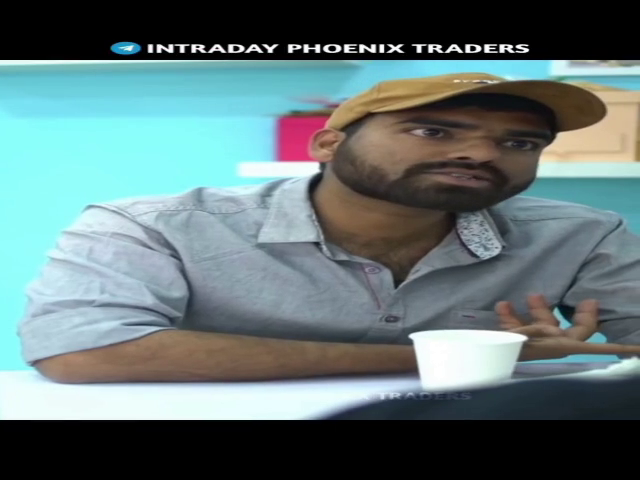
#> input picture frame 22 of video.mp4, 640 x 480 px
$ python bounce.py
#> lines starting #> are read from the running program, lines starting #| are printed output that depends on the picture; after the words box and inside, x2 and y2 are one past the last pixel; in counts of white or black regions, pixels touching at a corner belong together
import cv2
import numpy as np
import pandas as pd

# Replace these with the coordinates obtained from point_coordinates.py
pts1 = np.float32([(100, 200), (700, 200), (100, 350), (700, 350)])  # Example coordinates
pts2 = np.float32([(0, 0), (800, 0), (0, 400), (800, 400)])

# Get perspective transform matrix
matrix = cv2.getPerspectiveTransform(pts1, pts2)

# Set HSV bounds (replace with values from mask.py)
lower_bound = np.array([30, 150, 50])
upper_bound = np.array([90, 255, 255])

def detect_ball(frame):
    hsv = cv2.cvtColor(frame, cv2.COLOR_BGR2HSV)
    mask = cv2.inRange(hsv, lower_bound, upper_bound)
    contours, _ = cv2.findContours(mask, cv2.RETR_EXTERNAL, cv2.CHAIN_APPROX_SIMPLE)
    if contours:
        return max(contours, key=cv2.contourArea)
    return None

def get_ball_region(y):
    if y < 200:
        return 1
    elif y < 300:
        return 2
    elif y < 350:
        return 3
    else:
        return 'out_of_bound'

def main():
    video = cv2.VideoCapture('video.mp4')
    bounce_count = 0
    last_y = 0
    bounces = []

    while video.isOpened():
        ret, frame = video.read()
#> frame is the input picture: shape (480, 640, 3); mean B, G, R 118, 117, 97.8
        if not ret:
            break

        warped_frame = cv2.warpPerspective(frame, matrix, (800, 400))
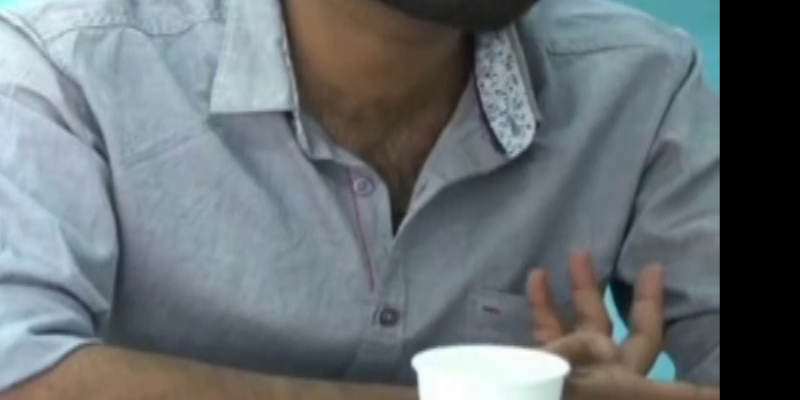
#> warped_frame: shape (400, 800, 3); mean B, G, R 117.6, 113.6, 106.1
        ball_contour = detect_ball(warped_frame)
#> in detect_ball, `hsv = cv2.cvtColor(frame, cv2.COLOR_BGR2HSV)`: hsv: shape (400, 800, 3); mean H, S, V 76.6, 44.2, 123.1
#> in detect_ball, `mask = cv2.inRange(hsv, lower_bound, upper_bound)`:
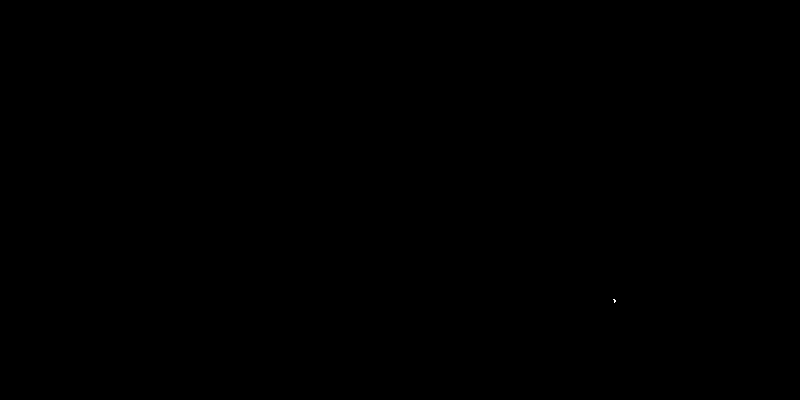
#> mask: shape (400, 800); 0% white in thin lines or dots, all inside (x1, y1, x2, y2) = (613, 299, 616, 303)
#> in detect_ball, `contours, _ = cv2.findContours(mask, cv2.RETR_EXTERNAL, cv2.CHAIN_APPR..`: contours = 1 item
#> ball_contour = [[613, 299], [614, 300], [614, 302], [615, 301], [615, 300], [614, 299]]

        if ball_contour is not None:
            M = cv2.moments(ball_contour)
#> M = moments, m00 2.5, centre m10/m00, m01/m00 = (614.3, 300.3)
            if M['m00'] != 0:
                cx = int(M['m10'] / M['m00'])
#> cx = 614
                cy = int(M['m01'] / M['m00'])
#> cy = 300
                cv2.circle(warped_frame, (cx, cy), 10, (0, 255, 0), -1)
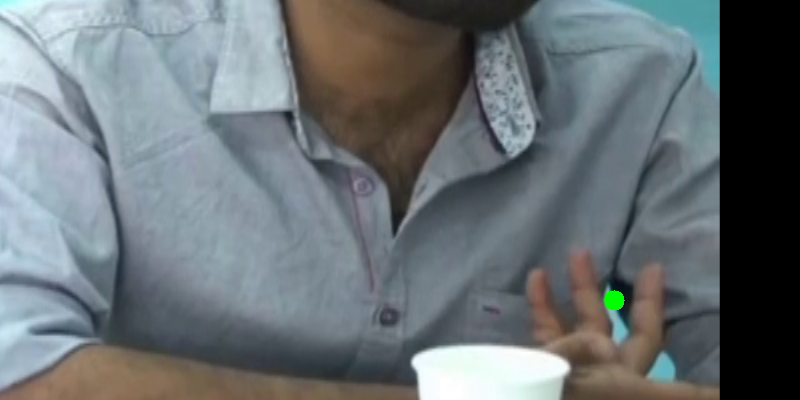
#> warped_frame: shape (400, 800, 3); 0.1% of pixels changed, all inside (x1, y1, x2, y2) = (604, 290, 625, 311)

                region = get_ball_region(cy)
#> region = 3
                if cy > last_y:
                    # Ball is moving down
#> (the run stopped early here; a loop or call above may not have finished)
